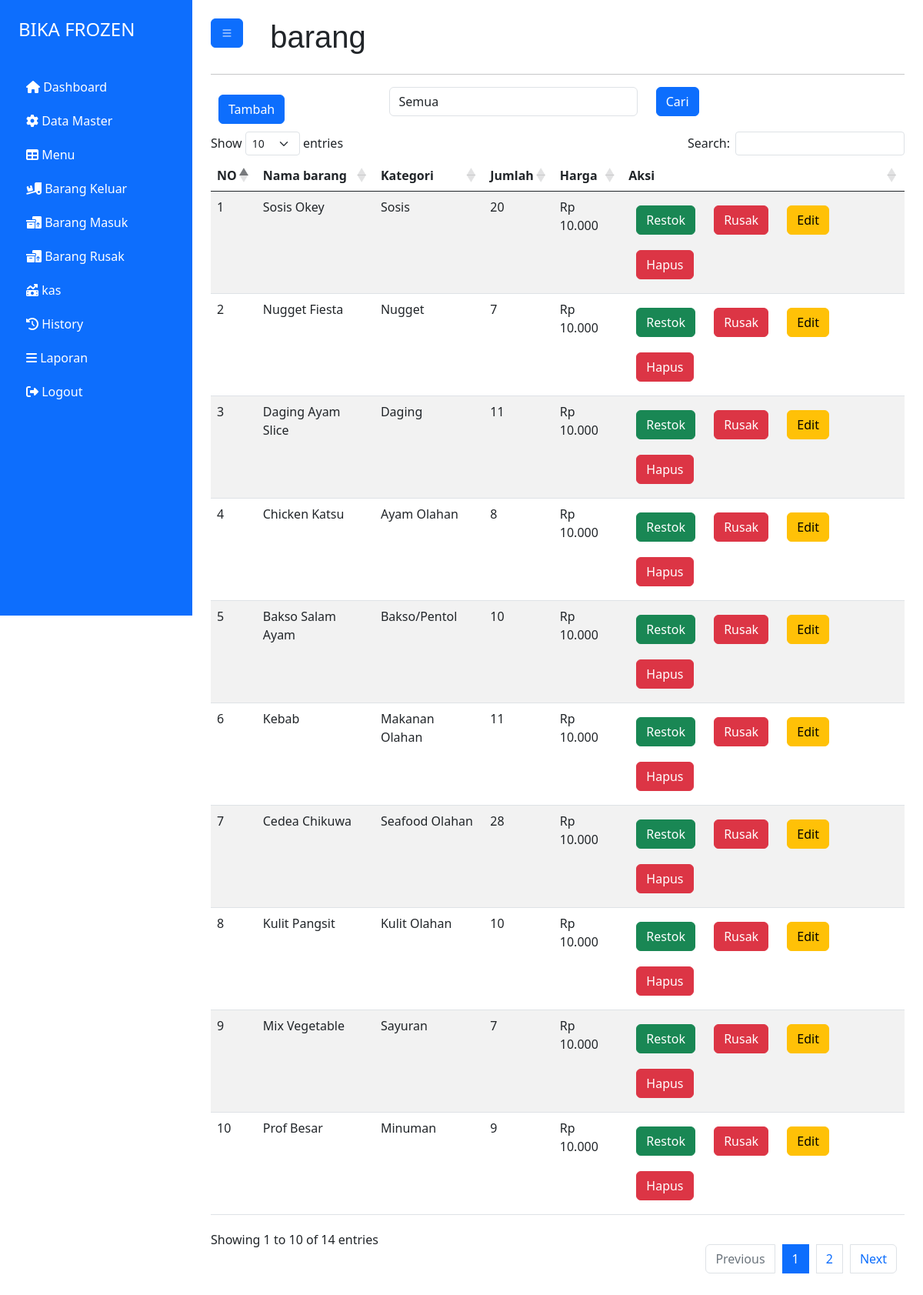
Screenshot of /index.php?page=barang (signed in) with the database file from the repository.
### tables this page shows
CREATE TABLE `barang` (
  `id_barang` int(11) NOT NULL,
  `id_kategori` int(11) NOT NULL,
  `nm_barang` varchar(100) NOT NULL,
  `jumlah` int(10) NOT NULL,
  `foto` varchar(150) NOT NULL,
  `harga` varchar(20) NOT NULL
);

CREATE TABLE `kategori` (
  `id_kategori` int(11) NOT NULL,
  `nm_kategori` varchar(50) NOT NULL
);

### halaman/barang/list.php (the view, shortened to what this page needs)
<?php
    include "././koneksi.php";
    @$id_k = substr($_GET['id_kategori'],0,4);
    if(empty($id_k)){
        $query = mysqli_query($koneksi,"SELECT * FROM barang JOIN kategori ON kategori.id_kategori = barang.id_kategori");
    }else{
        $query = mysqli_query($koneksi,"SELECT * FROM barang JOIN kategori ON kategori.id_kategori = barang.id_kategori WHERE barang.id_kategori = '$id_k'");
    }
?>
<div class="row">
    <div class="col-3">
        <a href="index.php?page=tambah_barang" class="btn btn-primary">Tambah</a>
    </div>
    <div class="col-9">
        <form action="" method="get">
            <div class="row">
                <div class="col-6">
                <select  name="id_kategori" class="form-control" id="" >
                <option value="">Semua</option>
            </select>
                </div>
                <div class="col-6">
                <button type="submit" class="btn btn-primary">Cari</button>
                </div>
            </div>
        </form>
    </div>
</div>
<div>
<table id="example" class="table table-striped" style="width:100%">
        <thead>
            <tr>
                <th>NO</th>
                <th>Nama barang</th>
                <th>Kategori</th>
                <th>Jumlah</th>
                <th>Harga</th>
                <th>Aksi</th>
            </tr>
        </thead>
        <tbody>
            <?php
                $no = 1;
                while($row = mysqli_fetch_array($query)){
                    ?>
                        <tr>
                            <td><?= $no++ ?></td>
                            <td><?= $row['nm_barang'] ?></td>
                            <td><?= $row['nm_kategori'] ?></td>
                            <td><?= $row['jumlah'] ?></td>
                            <td><?= $hasil_rupiah = "Rp " . number_format($row['harga'],0,',','.') ?></td>
                            <td>
                                <a href="index.php?page=tambah_barang_masuk&id=<?= $row['id_barang']?>" class="btn btn-success">Restok</a>
                                <a href="index.php?page=tambah_barang_rusak&id=<?= $row['id_barang']?>" class="btn btn-danger">Rusak</a>
                                <a href="index.php?page=edit_barang&id=<?= $row['id_barang']?>" class="btn btn-warning">Edit</a>
                                <a href="index.php?page=hapus_barang&id=<?= $row['id_barang']?>" class="btn btn-danger" onclick="return confirm('Apakah anda yakin ingin menghapus ini ?')">Hapus</a>
                            </td>
                        </tr>
                    <?php
                }
            ?>
        </tbody>
    </table>
</div>

### index.php (style rules this page uses)
a { text-decoration: none; margin: 10px; }

### rows the page displays
barang: nm_barang "Sosis Okey", id_kategori.nm_kategori "Sosis", jumlah "20", harga "Rp 10.000"
barang: nm_barang "Nugget Fiesta", id_kategori.nm_kategori "Nugget", jumlah "7", harga "Rp 10.000"
barang: nm_barang "Daging Ayam Slice", id_kategori.nm_kategori "Daging", jumlah "11", harga "Rp 10.000"
barang: nm_barang "Chicken Katsu", id_kategori.nm_kategori "Ayam Olahan", jumlah "8", harga "Rp 10.000"
barang: nm_barang "Bakso Salam Ayam", id_kategori.nm_kategori "Bakso/Pentol", jumlah "10", harga "Rp 10.000"
barang: nm_barang "Kebab", id_kategori.nm_kategori "Makanan Olahan", jumlah "11", harga "Rp 10.000"
barang: nm_barang "Cedea Chikuwa", id_kategori.nm_kategori "Seafood Olahan", jumlah "28", harga "Rp 10.000"
barang: nm_barang "Kulit Pangsit", id_kategori.nm_kategori "Kulit Olahan", jumlah "10", harga "Rp 10.000"
barang: nm_barang "Mix Vegetable", id_kategori.nm_kategori "Sayuran", jumlah "7", harga "Rp 10.000"
barang: nm_barang "Prof Besar", id_kategori.nm_kategori "Minuman", jumlah "9", harga "Rp 10.000"

### other values shown
$hal "barang"
